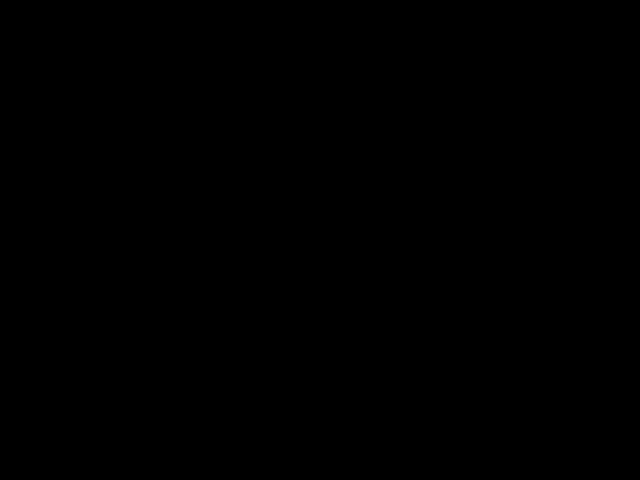
Frame 1 (no input)
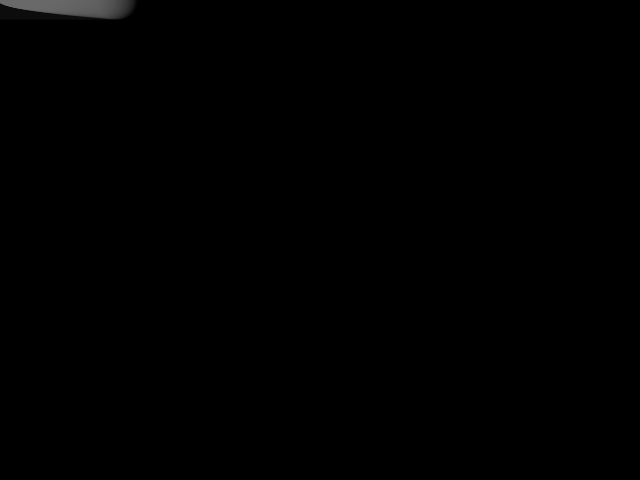
Frame 60 (the mouse pressed at the canvas centre just before this capture)
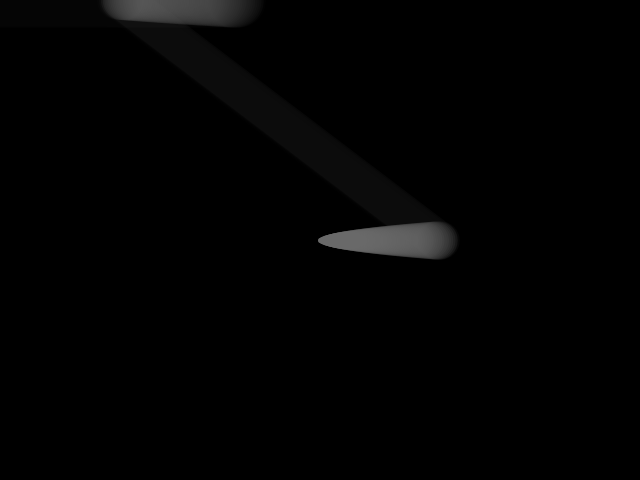
Frame 120 (the mouse held since frame 60 and released just before this capture)

The Processing sketch that drew these frames (run headless with seeded random() and noise(); from frame 60 on, the mouse is pressed at the canvas centre):

// Processing sketch: smoke2
// ── smoke2.pde
ArrayList<SmokePuff> smoke;
void setup() {
  size(640, 480);
  background(0);
  smoke = new ArrayList<SmokePuff>();
}

class SmokePuff {
  float x, y, vx;
  int drawCount = 0;

  SmokePuff(float x_, float y_) {
    x = x_;
    y =y_;
    vx = 2;
  }

  void draw() {
    noStroke();
    float diameter = 5 * sqrt(drawCount);
    float alpha = min(255, 1000000/ (diameter * diameter * diameter)) ;
    if (alpha > 0) {
      fill(255, alpha);
      ellipse(x, y, diameter, diameter);
    }
    ++drawCount;
    x += vx;
  }

  void drawFrom(SmokePuff previousPuff) {
    ++drawCount;
    if(previousPuff ==  null) {
      return;
    }
    float diameter = 5 * sqrt(drawCount);
    float alpha = min(255, 1000000/ (diameter * diameter * diameter)) ;
    if (alpha > 0) {
      stroke(255, alpha);
      strokeWeight(diameter);
      line(x, y, previousPuff.x, previousPuff.y);
    }
    x += vx;
  }

  boolean isFaded() {
    return drawCount > 5000;
  }
}

void draw() {
  fill(255);
  smoke.add(new SmokePuff(mouseX, mouseY));
  ArrayList<SmokePuff> puffsToRemove = new ArrayList<SmokePuff>();
  SmokePuff previousPuff = null;
  for (SmokePuff puff : smoke) {
    puff.drawFrom(previousPuff);
    if (puff.isFaded() )
      puffsToRemove.add(puff);
    else {
      previousPuff = puff;
    }
  }
  smoke.removeAll(puffsToRemove);

  //  //fade screen
  noStroke();
  fill(0, 0, 0, 150);
  rect(0, 0, width, height);
}
